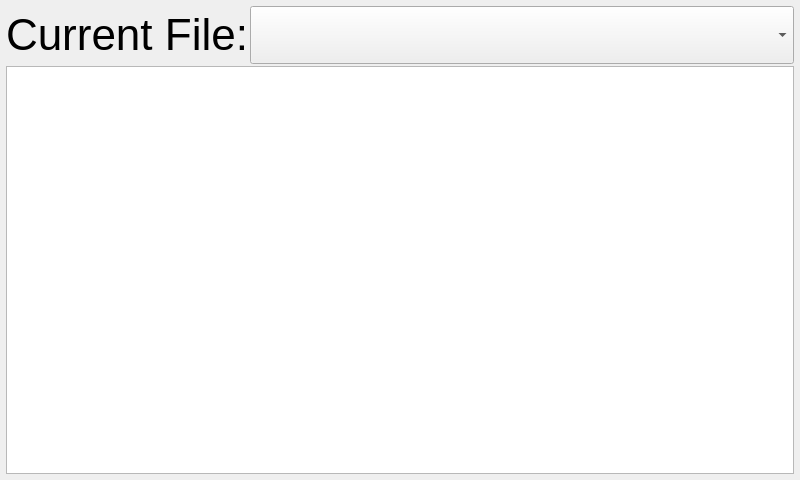
<?xml version="1.0" encoding="UTF-8"?>
<ui version="4.0">
 <class>EditorWidget</class>
 <widget class="QWidget" name="EditorWidget">
  <property name="geometry">
   <rect>
    <x>0</x>
    <y>0</y>
    <width>800</width>
    <height>480</height>
   </rect>
  </property>
  <property name="windowTitle">
   <string>Editor</string>
  </property>
  <layout class="QVBoxLayout" name="verticalLayout">
   <property name="spacing">
    <number>2</number>
   </property>
   <property name="margin">
    <number>6</number>
   </property>
   <item>
    <layout class="QHBoxLayout" name="horizontalLayout" stretch="0,1">
     <item>
      <widget class="QLabel" name="label">
       <property name="font">
        <font>
         <pointsize>33</pointsize>
        </font>
       </property>
       <property name="text">
        <string>Current File:</string>
       </property>
      </widget>
     </item>
     <item>
      <widget class="QComboBox" name="files">
       <property name="font">
        <font>
         <pointsize>33</pointsize>
        </font>
       </property>
      </widget>
     </item>
    </layout>
   </item>
   <item>
    <widget class="QTextEdit" name="text">
     <property name="font">
      <font>
       <family>Courier New</family>
       <pointsize>22</pointsize>
      </font>
     </property>
     <property name="lineWrapMode">
      <enum>QTextEdit::NoWrap</enum>
     </property>
     <property name="tabStopWidth">
      <number>20</number>
     </property>
    </widget>
   </item>
  </layout>
 </widget>
 <resources/>
 <connections/>
</ui>
